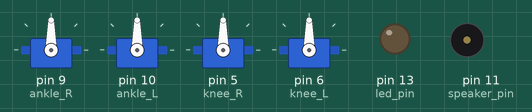
A sketch run on a simulated Arduino Uno, built with avr-gcc and run on an emulated ATmega328P. Shown: 4 × servo, output pins drawn as LEDs (lit = HIGH), buzzer (waves = sounding).

Above: at 0.1 s.
At 1.45 s:
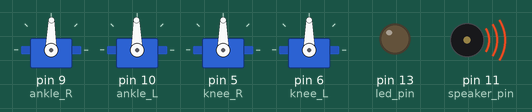
At 12.18 s:
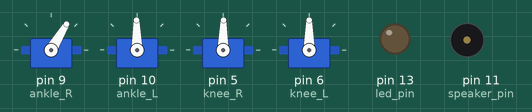
At 23.3 s:
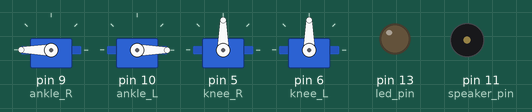
At 26.4 s:
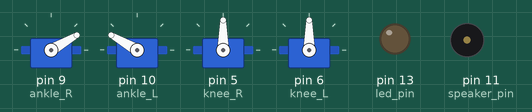
At 38.18 s:
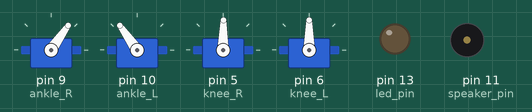
Timing chart, 0 to 40.0 s (numbered marks = the images above):
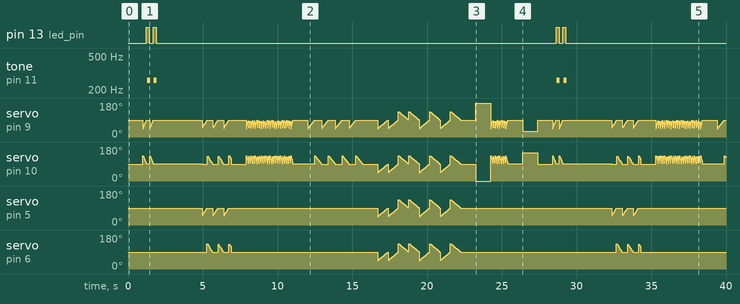

Measured:
- by itself, pin 13 (led_pin): LOW → HIGH at 1.2 s, → LOW 0.20 s later, → HIGH 0.25 s later, → LOW 0.20 s later, … (8 changes in this stretch)
- by itself, tone on pin 11 (speaker_pin): plays 260 Hz for 0.20 s, 260 Hz for 0.20 s, 260 Hz for 0.20 s, 260 Hz for 0.20 s

The sketch:

sketch_biped.ino
```cpp
#include <Servo.h>

/**
* Create servo object to control a servo
* A maximum of ei8rvo objects can be created
*/

Servo ankle_R;
Servo ankle_L;
Servo knee_R;
Servo knee_L;

//SPEAKER (PWM pin)
int speaker_pin = 11;
//LED (Use pin 13 for built-in LED)
int led_pin = 13;

//FREQUENCIES
#define cL 129
#define cLS 139
#define dL 146
#define dLS 156
#define eL 163
#define fL 173
#define fLS 185
#define gL 194
#define gLS 207
#define aL 219
#define aLS 228
#define bL 232

#define c 261
#define cS 277
#define d 294
#define dS 311
#define e 329
#define f 349
#define fS 370
#define g 391
#define gS 415
#define a 440
#define aS 455
#define b 466

#define cH 523
#define cHS 554
#define dH 587
#define dHS 622
#define eH 659
#define fH 698
#define fHS 740
#define gH 784
#define gHS 830
#define aH 880
#define aHS 910
#define bH 933

int pos = 0;    // variable to store the servo position

void setup()
{
  ankle_R.attach(9);
  ankle_L.attach(10);  // attaches the servo on pin 9 to the servo object
  knee_R.attach(5);
  knee_L.attach(6);

  pinMode(led_pin, OUTPUT);
  pinMode(speaker_pin, OUTPUT);
}


void loop()
{
  reset();
  confirm();
  shake(2000);
  jump(3000);
  walk_in_place(3000);
  dance(3000);
  split();
  jump(1000);
  tip_toe();
//  starwars();

}


void reset() {
  // Reset
  knee_R.write(90);
  knee_L.write(90);
  ankle_R.write(90);
  ankle_L.write(90);
  delay(1000);
}

void beep (int speaker_pin, int freqHz, long timeMs)
{
  digitalWrite(led_pin, HIGH);

  double timeDelay = (double)(1000000/freqHz);
  double timeLoop = (double)((timeMs*1000)/(timeDelay*2));

  for(int i = 0; i < timeLoop; i++)
  {
    digitalWrite(speaker_pin, HIGH);
    delayMicroseconds(timeDelay);
    digitalWrite(speaker_pin, LOW);
    delayMicroseconds(timeDelay);
  }

  digitalWrite(led_pin, LOW);
  delay(20);
}

void confirm() {
  for(pos = 45; pos < 90; pos += 1) {
    ankle_R.write(pos);
    ankle_L.write(180 - pos);
    delay(5);
  }
  beep(speaker_pin, cH, 200);


  for(pos = 45; pos < 90; pos += 1) {
    ankle_R.write(pos);
    ankle_L.write(180 - pos);
    delay(5);
  }
  beep(speaker_pin, cH, 200);

  delay(3000);
}

void jump(unsigned long duration) {
  unsigned long start = millis();
  while (millis() - start <= duration) {
    for(pos = 45; pos < 90; pos += 1) {
      ankle_R.write(pos);
      ankle_L.write(180 - pos);
      delay(3);
    }
  }
  delay(1000);
}

void walk_in_place(unsigned long duration) {
  unsigned long start = millis();
  while (millis() - start <= duration) {
    for(pos = 45; pos < 90; pos += 1) {
    ankle_R.write(pos);
    delay(10);
    }

    for(pos = 135; pos>=90; pos-=1) {
      ankle_L.write(pos);
      delay(10);
    }
  }
  delay(1000);
}

void shake(unsigned long duration) {
  unsigned long start = millis();
  while (millis() - start <= duration) {
    for(pos = 45; pos < 90; pos += 1) {
      knee_R.write(pos);
      ankle_R.write(pos);
    }

    for(pos = 135; pos>=90; pos-=1) {
      knee_L.write(pos);
      ankle_L.write(pos);
    }
  }
  delay(1000);
}

void dance(unsigned long duration) {
  unsigned long start = millis();
  while (millis() - start <= duration) {
    // Right Up
    for(pos = 45; pos < 90; pos += 1) {
      knee_R.write(pos);
      knee_L.write(pos);
      ankle_R.write(pos);
      ankle_L.write(pos);
      delay(15);

    }

    for(pos = 45; pos < 90; pos += 1) {
      knee_R.write(pos);
      knee_L.write(pos);
      ankle_R.write(pos);
      ankle_L.write(pos);
      delay(15);

    }

    // Left Up
    for(pos = 135; pos>=90; pos-=1) {
      knee_R.write(pos);
      knee_L.write(pos);
      ankle_R.write(pos);
      ankle_L.write(pos);
      delay(15);
    }

    for(pos = 135; pos>=90; pos-=1) {
      knee_R.write(pos);
      knee_L.write(pos);
      ankle_R.write(pos);
      ankle_L.write(pos);
      delay(15);
    }


    // Right-Left Up
    for(pos = 45; pos < 90; pos += 1) {
      knee_R.write(pos);
      knee_L.write(pos);
      ankle_R.write(pos);
      ankle_L.write(pos);
      delay(15);
    }

    for(pos = 135; pos>=90; pos-=1) {
      knee_R.write(pos);
      knee_L.write(pos);
      ankle_R.write(pos);
      ankle_L.write(pos);
      delay(15);
    }

    for(pos = 45; pos < 90; pos += 1) {
      knee_R.write(pos);
      knee_L.write(pos);
      ankle_R.write(pos);
      ankle_L.write(pos);
      delay(15);
    }

    for(pos = 135; pos>=90; pos-=1) {
      knee_R.write(pos);
      knee_L.write(pos);
      ankle_R.write(pos);
      ankle_L.write(pos);
      delay(15);
    }
  }
  delay(1000);
}

void tip_toe() {
  ankle_L.write(150);
  ankle_R.write(30);
  delay(1000);
}

void split() {
  ankle_L.write(0);
  ankle_R.write(180);
  delay(1000);
}

void starwars() {
  beep(speaker_pin, a, 500);
  beep(speaker_pin, a, 500);
  beep(speaker_pin, a, 500);
  beep(speaker_pin, f, 350);
  beep(speaker_pin, cH, 150);

  beep(speaker_pin, a, 500);
  beep(speaker_pin, f, 350);
  beep(speaker_pin, cH, 150);
  beep(speaker_pin, a, 1000);
  beep(speaker_pin, eH, 500);

  beep(speaker_pin, eH, 500);
  beep(speaker_pin, eH, 500);
  beep(speaker_pin, fH, 350);
  beep(speaker_pin, cH, 150);
  beep(speaker_pin, gS, 500);

  beep(speaker_pin, f, 350);
  beep(speaker_pin, cH, 150);
  beep(speaker_pin, a, 1000);
  beep(speaker_pin, aH, 500);
  beep(speaker_pin, a, 350);

  beep(speaker_pin, a, 150);
  beep(speaker_pin, aH, 500);
  beep(speaker_pin, gHS, 250);
  beep(speaker_pin, gH, 250);
  beep(speaker_pin, fHS, 125);

  beep(speaker_pin, fH, 125);
  beep(speaker_pin, fHS, 250);

  delay(250);

  beep(speaker_pin, aS, 250);
  beep(speaker_pin, dHS, 500);
  beep(speaker_pin, dH, 250);
  beep(speaker_pin, cHS, 250);
  beep(speaker_pin, cH, 125);

  beep(speaker_pin, b, 125);
  beep(speaker_pin, cH, 250);

  delay(250);

  beep(speaker_pin, f, 125);
  beep(speaker_pin, gS, 500);
  beep(speaker_pin, f, 375);
  beep(speaker_pin, a, 125);
  beep(speaker_pin, cH, 500);

  beep(speaker_pin, a, 375);
  beep(speaker_pin, cH, 125);
  beep(speaker_pin, eH, 1000);
  beep(speaker_pin, aH, 500);
  beep(speaker_pin, a, 350);

  beep(speaker_pin, a, 150);
  beep(speaker_pin, aH, 500);
  beep(speaker_pin, gHS, 250);
  beep(speaker_pin, gH, 250);
  beep(speaker_pin, fHS, 125);

  beep(speaker_pin, fH, 125);
  beep(speaker_pin, fHS, 250);

  delay(250);

  beep(speaker_pin, aS, 250);
  beep(speaker_pin, dHS, 500);
  beep(speaker_pin, dH, 250);
  beep(speaker_pin, cHS, 250);
  beep(speaker_pin, cH, 125);

  beep(speaker_pin, b, 125);
  beep(speaker_pin, cH, 250);

  delay(250);

  beep(speaker_pin, f, 250);
  beep(speaker_pin, gS, 500);
  beep(speaker_pin, f, 375);
  beep(speaker_pin, cH, 125);
  beep(speaker_pin, a, 500);

  beep(speaker_pin, f, 375);
  beep(speaker_pin, c, 125);
  beep(speaker_pin, a, 1000);
}
```
